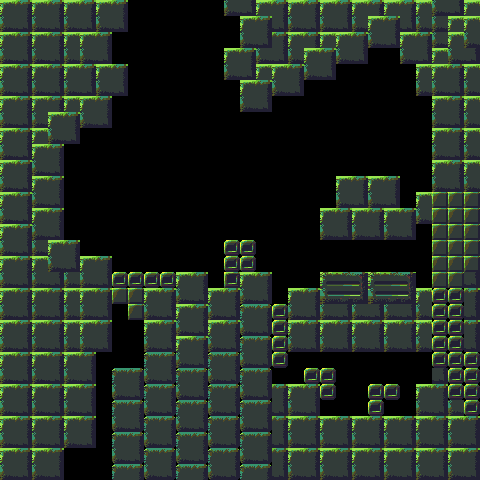

This game map was drawn from its Tiled (.tmx) file and the tilesets committed beside it. A one-line description and the trimmed map source follow:
An orthogonal 30x30 tile map with 16x16 px tiles, 1 tile layer (col), 4 hidden layers not drawn and 1 object (1).

<map version="1.0" orientation="orthogonal" renderorder="right-down" width="30" height="30" tilewidth="16" tileheight="16" nextobjectid="3">
 <tileset firstgid="1" name="S" tilewidth="16" tileheight="16" tilecount="128">
  <image source="S.png" width="128" height="256" />
 </tileset>
 <layer name="bg" width="30" height="30" visible="0">
  <data>[900 cells, 900 non-empty, 9 distinct tile ids]</data>
 </layer>
 <layer name="-b1" width="30" height="30" visible="0">
  <data>[900 cells, 71 non-empty, 19 distinct tile ids]</data>
 </layer>
 <layer name="-b1" width="30" height="30" visible="0">
  <data>[900 cells, 900 non-empty, 1 distinct tile ids]</data>
 </layer>
 <layer name="b2" width="30" height="30" visible="0">
  <data>[900 cells, 77 non-empty, 20 distinct tile ids]</data>
 </layer>
 <layer name="col" width="30" height="30">
  <data>[900 cells, 581 non-empty, 17 distinct tile ids]</data>
 </layer>
 <objectgroup name="door" visible="0">
  <object id="2" name="1" x="128" y="256" width="16" height="16" />
 </objectgroup>
</map>